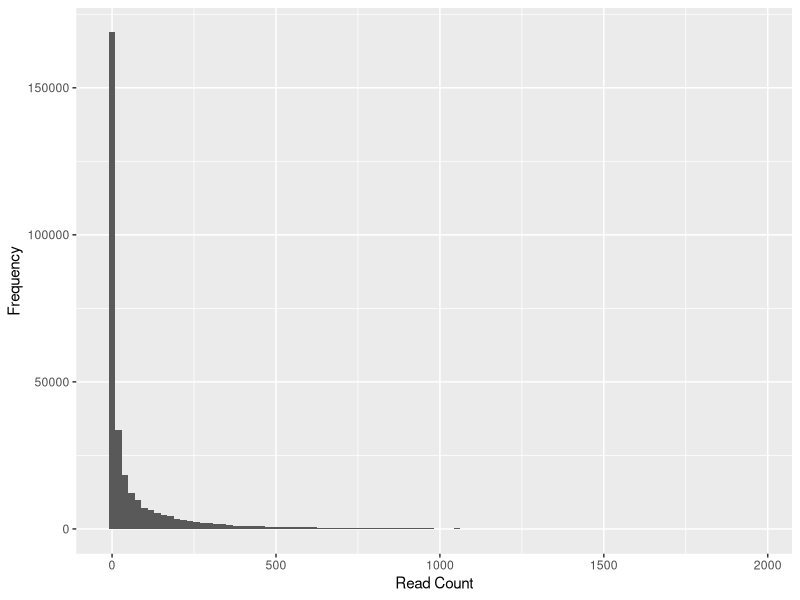
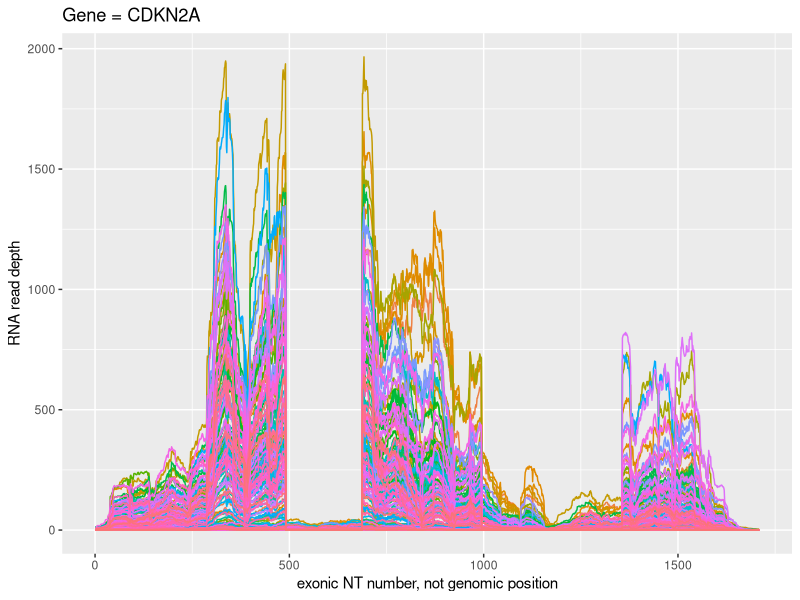
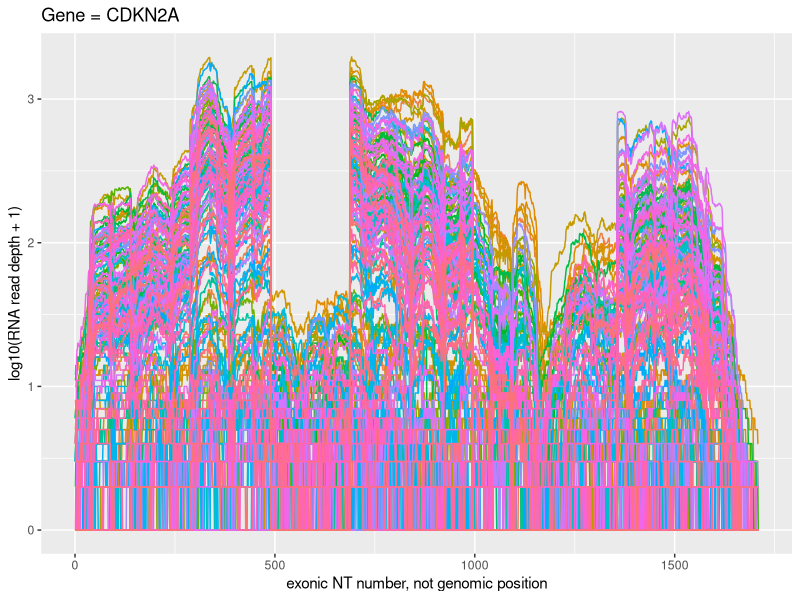

Write the R code that produced these figures, in order.
## ---- chunk 1
knitr::opts_chunk$set(echo = TRUE)
## ---- chunk 2
library(tidyverse)
## ---- chunk 3
CDKN2A_df <- read.csv("../DerivedData/LungCancer2011CDKN2A.csv",
                      header = TRUE) %>%
  as_tibble
## ---- chunk 4
dim(CDKN2A_df)
## ---- chunk 5
CDKN2A_df[1:5, 1:5]
## ---- chunk 6
cnames <- names(CDKN2A_df)[-1]
cnames[1:5]
## ---- chunk 7
names(CDKN2A_df)[-1] = paste0("Case", 1:(ncol(CDKN2A_df) - 1))
head(CDKN2A_df)
## ---- chunk 8
CDKN2A_df[1:5,1]
## ---- chunk 9
range(CDKN2A_df$Genomic.Coords)
## ---- chunk 10
CDKN2A_df <- CDKN2A_df %>%
  mutate(NT.Number = 1:nrow(CDKN2A_df)) %>%
  select(Genomic.Coords, NT.Number, starts_with("Case"))
CDKN2A_df[1:5,1:5]
## ---- chunk 11
x <- CDKN2A_df %>%
  select(-Genomic.Coords, -NT.Number) %>%
  as_vector %>%
  as.integer 
data.frame(x = x) %>%
  ggplot(aes(x = x)) +
    geom_histogram(bins = 100) +
  labs(x = "Read Count",
       y = "Frequency")

## ---- chunk 12
table(x)[1:10]
## ---- chunk 13
long_df <- CDKN2A_df %>%
  pivot_longer(starts_with("Case"),
               names_to = "Case",
               values_to = "Count")
## ---- chunk 14
long_df %>%
  ggplot(aes(x= NT.Number, y = Count, group = Case)) +
           geom_line(aes(color = Case)) +
  theme(legend.position = "none") +
  labs(x = "exonic NT number, not genomic position",
       y = "RNA read depth",
       title = "Gene = CDKN2A")
  
## ---- chunk 15
long_df %>%
  ggplot(aes(x= NT.Number, y = log10(Count+1), group = Case)) +
           geom_line(aes(color = Case)) +
  theme(legend.position = "none") +
  labs(x = "exonic NT number, not genomic position",
       y = "log10(RNA read depth + 1)",
       title = "Gene = CDKN2A")
  
